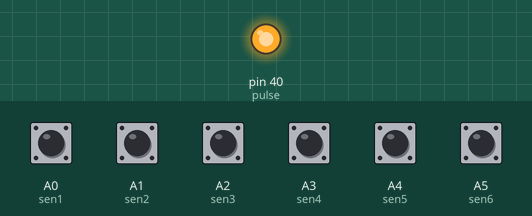
Recording of a sketch running on a simulated Arduino Mega 2560, built with avr-gcc and run on an emulated ATmega2560. Shown: output pins drawn as LEDs (lit = HIGH). Inputs (shaded band) come from the test bench; at power-on: A0 (sen1), A1 (sen2), A2 (sen3), A3 (sen4), A4 (sen5), A5 (sen6) HIGH. What the sketch prints to the serial monitor is not drawn.

Above: at 0.1 s.
Timing chart, 0 to 1.6 s (numbered marks = the images above):
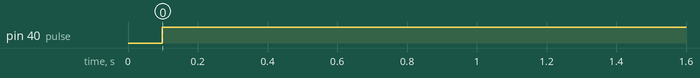

Measured:
- by itself, pin 40 (pulse): LOW → HIGH at 0.10 s

The sketch:

KAynesTest.ino
```cpp
#include<TimerOne.h>
int a, b, c, d, e, f, g, h, i, j, k, l;
#define sen1 A0
#define sen2 A1
#define sen3 A2
#define sen4 A3
#define sen5 A4
#define sen6 A5
#define pulse 40
bool Start = false;
void setup() {
  pinMode(sen1, INPUT_PULLUP); //a
  pinMode(sen2, INPUT_PULLUP); //b
  pinMode(sen3, INPUT_PULLUP); //c
  pinMode(sen4, INPUT_PULLUP); //d
  pinMode(sen5, INPUT_PULLUP); //e
  pinMode(sen6, INPUT_PULLUP); //f
  pinMode(pulse, OUTPUT);
  digitalWrite(sen4, HIGH);
  Serial.begin(9600);
  Timer1.initialize(30000);
  Timer1.attachInterrupt(readSen);
}
void loop() {
  while(!Start) {
    Serial.println("NOPULSE");
  }

}

void readSen() {
  a = digitalRead(sen1);
  Serial.print("SENSOR1:"); Serial.println(a);
  b = digitalRead(sen2);
  Serial.print("SENSOR2:"); Serial.println(b);
  c = digitalRead(sen3);
  Serial.print("SENSOR3:"); Serial.println(c);
  d = digitalRead(sen4);
  Serial.print("SENSOR4:"); Serial.println(d);
  e = digitalRead(sen5);
  Serial.print("SENSOR5:"); Serial.println(e);
  f = digitalRead(sen6);
  Serial.print("SENSOR6:"); Serial.println(f);
  if ((a == 0) && (b == 0) && (c == 0) && (d == 0) && (e == 0) && (f == 0)) {
    Start = true;
    digitalWrite(pulse, LOW);
  }
  else if((a != 0) || (b != 0) || (c != 0) || (d != 0) || (e != 0) || (f != 0) ) {
    digitalWrite(pulse,HIGH);
  }
}
```
